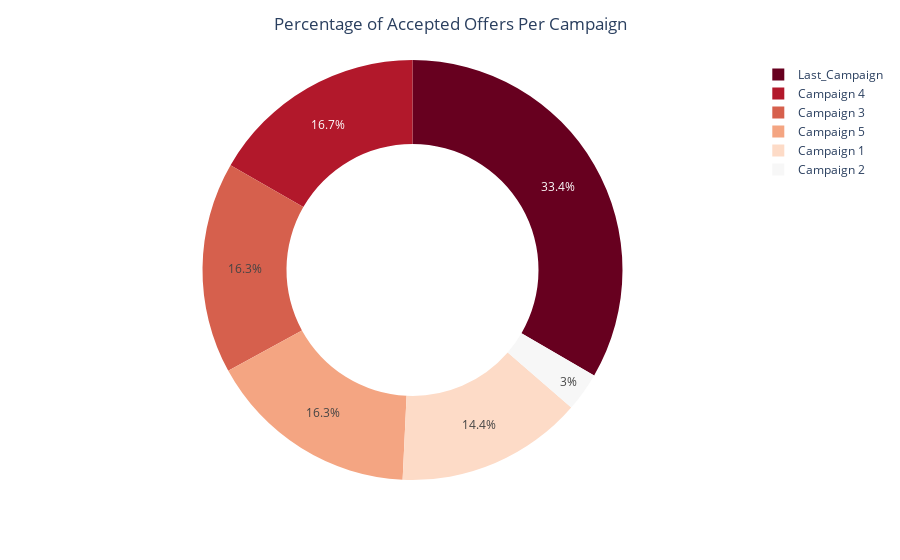

Notebook code for this chart:
### Code cell
aCmp = df[['AcceptedCmp1', 'AcceptedCmp2', 'AcceptedCmp3', 'AcceptedCmp4',
           'AcceptedCmp5', 'Response']].sum(axis=0)
names = ['Campaign 1','Campaign 2','Campaign 3','Campaign 4','Campaign 5', 'Last_Campaign']

fig = px.pie(values=aCmp.values, names=names, hole=0.6,
             color_discrete_sequence=px.colors.sequential.RdBu)
fig.update_layout(title_text='Percentage of Accepted Offers Per Campaign', title_x=0.5)

### Figure 1 — Plotly figure (JSON) as saved in the notebook; plotly's stock layout.template omitted (floating-point values rounded to 4 significant figures)
{"data": [{"domain": {"x": [0, 1], "y": [0, 1]}, "hole": 0.6, "hovertemplate": "label=%{label}<br>value=%{value}<extra></extra>", "labels": ["Campaign 1", "Campaign 2", "Campaign 3", "Campaign 4", "Campaign 5", "Last_Campaign"], "legendgroup": "", "name": "", "showlegend": true, "type": "pie", "values": [144, 30, 163, 167, 163, 334]}], "layout": {"legend": {"tracegroupgap": 0}, "margin": {"t": 60}, "piecolorway": ["rgb(103,0,31)", "rgb(178,24,43)", "rgb(214,96,77)", "rgb(244,165,130)", "rgb(253,219,199)", "rgb(247,247,247)", "rgb(209,229,240)", "rgb(146,197,222)", "rgb(67,147,195)", "rgb(33,102,172)", "rgb(5,48,97)"], "title": {"text": "Percentage of Accepted Offers Per Campaign", "x": 0.5}}}
